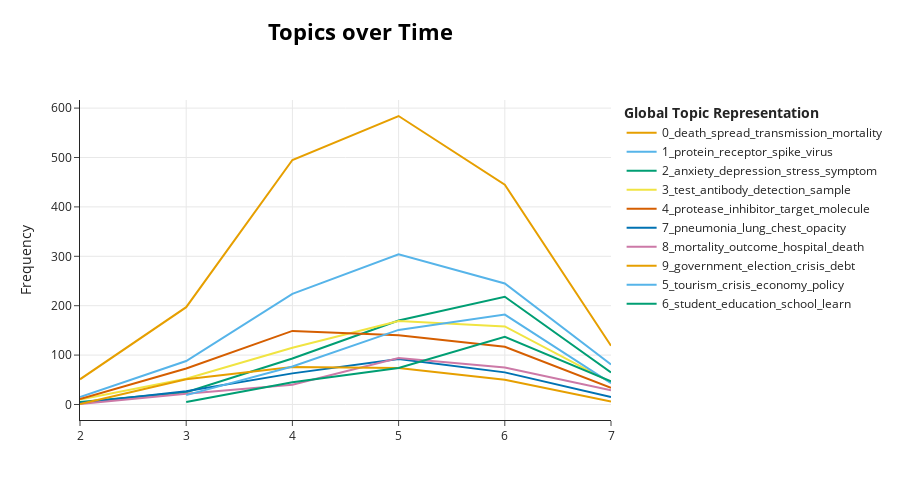

Notebook code for this chart:
### Markdown cell above
## Topics over Time

### Code cell
#Lets graph how the topics developed over 2020
months = list(covid_data['month'])

topics_over_time = topic_model.topics_over_time(abstracts, topics, months)

topic_model.visualize_topics_over_time(topics_over_time, top_n_topics=10, width=900, height=500)

### Figure 1 — Plotly figure (JSON) as saved in the notebook; plotly's stock layout.template omitted (floating-point values rounded to 4 significant figures)
{"data": [{"hoverinfo": "text", "hovertext": ["<b>Topic 0</b><br>Words: china, province, city, reproduction, wuhan", "<b>Topic 0</b><br>Words: china, transmission, death, province, spread", "<b>Topic 0</b><br>Words: estimate, death, spread, china, mortality", "<b>Topic 0</b><br>Words: death, transmission, spread, mortality, contact", "<b>Topic 0</b><br>Words: death, contact, spread, mortality, transmission", "<b>Topic 0</b><br>Words: death, transmission, spread, mortality, fatality"], "marker": {"color": "#E69F00"}, "mode": "lines", "name": "0_death_spread_transmission_mortality", "type": "scatter", "x": [2, 3, 4, 5, 6, 7], "y": [51, 197, 495, 584, 445, 119]}, {"hoverinfo": "text", "hovertext": ["<b>Topic 1</b><br>Words: receptor, spike, antibody, mutation, vaccine", "<b>Topic 1</b><br>Words: protein, receptor, spike, virus, vaccine", "<b>Topic 1</b><br>Words: protein, receptor, spike, virus, gene", "<b>Topic 1</b><br>Words: protein, receptor, virus, gene, vaccine", "<b>Topic 1</b><br>Words: protein, receptor, spike, gene, virus", "<b>Topic 1</b><br>Words: protein, receptor, gene, mutation, virus"], "marker": {"color": "#56B4E9"}, "mode": "lines", "name": "1_protein_receptor_spike_virus", "type": "scatter", "x": [2, 3, 4, 5, 6, 7], "y": [15, 88, 224, 304, 245, 81]}, {"hoverinfo": "text", "hovertext": ["<b>Topic 2</b><br>Words: anxiety, depression, stress, insomnia, shanghai", "<b>Topic 2</b><br>Words: anxiety, depression, stress, distress, support", "<b>Topic 2</b><br>Words: anxiety, depression, stress, symptom, questionnaire", "<b>Topic 2</b><br>Words: anxiety, depression, stress, symptom, survey", "<b>Topic 2</b><br>Words: anxiety, depression, stress, distress, survey", "<b>Topic 2</b><br>Words: anxiety, depression, stress, symptom, support"], "marker": {"color": "#009E73"}, "mode": "lines", "name": "2_anxiety_depression_stress_symptom", "type": "scatter", "x": [2, 3, 4, 5, 6, 7], "y": [5, 25, 93, 170, 218, 65]}, {"hoverinfo": "text", "hovertext": ["<b>Topic 3</b><br>Words: test, detection, amplification, sensitivity, antibody", "<b>Topic 3</b><br>Words: test, antibody, detection, swab, elisa", "<b>Topic 3</b><br>Words: test, detection, antibody, sample, sensitivity", "<b>Topic 3</b><br>Words: test, antibody, detection, sample, sensitivity", "<b>Topic 3</b><br>Words: test, antibody, sample, detection, swab", "<b>Topic 3</b><br>Words: test, antibody, sensitivity, sample, detection"], "marker": {"color": "#F0E442"}, "mode": "lines", "name": "3_test_antibody_detection_sample", "type": "scatter", "x": [2, 3, 4, 5, 6, 7], "y": [10, 52, 115, 169, 158, 45]}, {"hoverinfo": "text", "hovertext": ["<b>Topic 4</b><br>Words: protease, inhibitor, protein, molecule, replication", "<b>Topic 4</b><br>Words: protease, inhibitor, molecule, protein, affinity", "<b>Topic 4</b><br>Words: protease, inhibitor, target, molecule, protein", "<b>Topic 4</b><br>Words: protease, inhibitor, target, molecule, protein", "<b>Topic 4</b><br>Words: protease, target, inhibitor, molecule, protein", "<b>Topic 4</b><br>Words: protease, inhibitor, molecule, protein, affinity"], "marker": {"color": "#D55E00"}, "mode": "lines", "name": "4_protease_inhibitor_target_molecule", "type": "scatter", "x": [2, 3, 4, 5, 6, 7], "y": [11, 73, 149, 140, 117, 34]}, {"hoverinfo": "text", "hovertext": ["<b>Topic 7</b><br>Words: radiologist, stool, pneumonia, pharyngeal, lung", "<b>Topic 7</b><br>Words: lung, pneumonia, opacity, imag, chest", "<b>Topic 7</b><br>Words: pneumonia, lung, chest, lobe, diagnosis", "<b>Topic 7</b><br>Words: pneumonia, lung, chest, imag, opacity", "<b>Topic 7</b><br>Words: pneumonia, lung, chest, diagnosis, patient", "<b>Topic 7</b><br>Words: pneumonia, lung, imag, diagnosis, chest"], "marker": {"color": "#0072B2"}, "mode": "lines", "name": "7_pneumonia_lung_chest_opacity", "type": "scatter", "x": [2, 3, 4, 5, 6, 7], "y": [3, 27, 63, 92, 65, 15]}, {"hoverinfo": "text", "hovertext": ["<b>Topic 8</b><br>Words: sediment, crrt, patient, exacerbation, diseases", "<b>Topic 8</b><br>Words: patient, factor, mortality, hypertension, hospital", "<b>Topic 8</b><br>Words: mortality, outcome, hospitalization, disease, hypertension", "<b>Topic 8</b><br>Words: mortality, outcome, hospital, death, cohort", "<b>Topic 8</b><br>Words: mortality, outcome, hospital, cohort, hospitalization", "<b>Topic 8</b><br>Words: mortality, patient, outcome, hospital, hypertension"], "marker": {"color": "#CC79A7"}, "mode": "lines", "name": "8_mortality_outcome_hospital_death", "type": "scatter", "x": [2, 3, 4, 5, 6, 7], "y": [1, 22, 40, 94, 75, 29]}, {"hoverinfo": "text", "hovertext": ["<b>Topic 9</b><br>Words: pyongyang, moon, seoul, undermine, korea", "<b>Topic 9</b><br>Words: government, election, crisis, opposition, debt", "<b>Topic 9</b><br>Words: government, election, debt, crisis, minister", "<b>Topic 9</b><br>Words: government, election, crisis, debt, party", "<b>Topic 9</b><br>Words: government, election, debt, crisis, sector", "<b>Topic 9</b><br>Words: government, crisis, maada, conviction, indict"], "marker": {"color": "#E69F00"}, "mode": "lines", "name": "9_government_election_crisis_debt", "type": "scatter", "x": [2, 3, 4, 5, 6, 7], "y": [1, 51, 76, 74, 50, 6]}, {"hoverinfo": "text", "hovertext": ["<b>Topic 5</b><br>Words: crisis, policy, event, emergency, government", "<b>Topic 5</b><br>Words: crisis, tourism, government, economy, policy", "<b>Topic 5</b><br>Words: tourism, economy, crisis, policy, government", "<b>Topic 5</b><br>Words: tourism, crisis, economy, policy, sector", "<b>Topic 5</b><br>Words: crisis, government, tourism, economy, policy"], "marker": {"color": "#56B4E9"}, "mode": "lines", "name": "5_tourism_crisis_economy_policy", "type": "scatter", "x": [3, 4, 5, 6, 7], "y": [19, 77, 151, 182, 43]}, {"hoverinfo": "text", "hovertext": ["<b>Topic 6</b><br>Words: education, student, tutor, learn, video", "<b>Topic 6</b><br>Words: student, education, learn, teach, course", "<b>Topic 6</b><br>Words: student, education, school, learn, teach", "<b>Topic 6</b><br>Words: student, education, school, learn, teach", "<b>Topic 6</b><br>Words: student, education, school, teach, learn"], "marker": {"color": "#009E73"}, "mode": "lines", "name": "6_student_education_school_learn", "type": "scatter", "x": [3, 4, 5, 6, 7], "y": [5, 45, 74, 137, 47]}], "layout": {"height": 500, "hoverlabel": {"bgcolor": "white", "font": {"family": "Rockwell", "size": 16}}, "legend": {"title": {"text": "<b>Global Topic Representation"}}, "title": {"font": {"color": "Black", "size": 22}, "text": "<b>Topics over Time", "x": 0.4, "xanchor": "center", "y": 0.95, "yanchor": "top"}, "width": 900, "xaxis": {"showgrid": true}, "yaxis": {"showgrid": true, "title": {"text": "Frequency"}}}}
